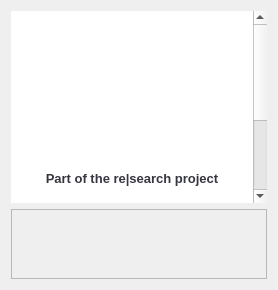
      <widget class="QWidget" name="tab_overview">
       <attribute name="icon">
        <iconset resource="resources/resources.qrc">
         <normaloff>:/logos/rs_general_logo_big.png</normaloff>:/logos/rs_general_logo_big.png</iconset>
       </attribute>
       <attribute name="title">
        <string>Overview</string>
       </attribute>
       <layout class="QVBoxLayout" name="verticalLayout_3">
        <item>
         <widget class="QTextEdit" name="textEdit_startup">
          <property name="frameShape">
           <enum>QFrame::NoFrame</enum>
          </property>
          <property name="undoRedoEnabled">
           <bool>false</bool>
          </property>
          <property name="readOnly">
           <bool>true</bool>
          </property>
          <property name="html">
           <string>&lt;!DOCTYPE HTML PUBLIC &quot;-//W3C//DTD HTML 4.0//EN&quot; &quot;http://www.w3.org/TR/REC-html40/strict.dtd&quot;&gt;
&lt;html&gt;&lt;head&gt;&lt;meta name=&quot;qrichtext&quot; content=&quot;1&quot; /&gt;&lt;style type=&quot;text/css&quot;&gt;
p, li { white-space: pre-wrap; }
&lt;/style&gt;&lt;/head&gt;&lt;body style=&quot; font-family:'MS Shell Dlg 2'; font-size:8.25pt; font-weight:400; font-style:normal;&quot;&gt;
&lt;p align=&quot;center&quot; style=&quot;-qt-paragraph-type:empty; margin-top:0px; margin-bottom:0px; margin-left:0px; margin-right:0px; -qt-block-indent:0; text-indent:0px; font-size:8pt;&quot;&gt;&lt;/p&gt;
&lt;p align=&quot;center&quot; style=&quot;-qt-paragraph-type:empty; margin-top:0px; margin-bottom:0px; margin-left:0px; margin-right:0px; -qt-block-indent:0; text-indent:0px; font-size:8pt;&quot;&gt;&lt;/p&gt;
&lt;p align=&quot;center&quot; style=&quot;-qt-paragraph-type:empty; margin-top:0px; margin-bottom:0px; margin-left:0px; margin-right:0px; -qt-block-indent:0; text-indent:0px; font-size:8pt;&quot;&gt;&lt;/p&gt;
&lt;p align=&quot;center&quot; style=&quot;-qt-paragraph-type:empty; margin-top:0px; margin-bottom:0px; margin-left:0px; margin-right:0px; -qt-block-indent:0; text-indent:0px; font-size:8pt;&quot;&gt;&lt;/p&gt;
&lt;p align=&quot;center&quot; style=&quot;-qt-paragraph-type:empty; margin-top:0px; margin-bottom:0px; margin-left:0px; margin-right:0px; -qt-block-indent:0; text-indent:0px; font-size:8pt;&quot;&gt;&lt;/p&gt;
&lt;p align=&quot;center&quot; style=&quot;-qt-paragraph-type:empty; margin-top:0px; margin-bottom:0px; margin-left:0px; margin-right:0px; -qt-block-indent:0; text-indent:0px; font-size:8pt;&quot;&gt;&lt;/p&gt;
&lt;p align=&quot;center&quot; style=&quot; margin-top:0px; margin-bottom:0px; margin-left:0px; margin-right:0px; -qt-block-indent:0; text-indent:0px;&quot;&gt;&lt;img src=&quot;:/logos/re_view_big_nofooter.png&quot; /&gt;&lt;/p&gt;
&lt;p align=&quot;center&quot; style=&quot;-qt-paragraph-type:empty; margin-top:0px; margin-bottom:0px; margin-left:0px; margin-right:0px; -qt-block-indent:0; text-indent:0px; font-size:8pt;&quot;&gt;&lt;/p&gt;
&lt;p align=&quot;center&quot; style=&quot; margin-top:0px; margin-bottom:0px; margin-left:0px; margin-right:0px; -qt-block-indent:0; text-indent:0px;&quot;&gt;&lt;img src=&quot;:/pixx/hxdmp.png&quot; /&gt;&lt;/p&gt;
&lt;p align=&quot;center&quot; style=&quot;-qt-paragraph-type:empty; margin-top:0px; margin-bottom:0px; margin-left:0px; margin-right:0px; -qt-block-indent:0; text-indent:0px; font-size:8pt;&quot;&gt;&lt;/p&gt;
&lt;p align=&quot;center&quot; style=&quot;-qt-paragraph-type:empty; margin-top:0px; margin-bottom:0px; margin-left:0px; margin-right:0px; -qt-block-indent:0; text-indent:0px; font-size:8pt; color:#363641;&quot;&gt;&lt;/p&gt;
&lt;p align=&quot;center&quot; style=&quot;-qt-paragraph-type:empty; margin-top:0px; margin-bottom:0px; margin-left:0px; margin-right:0px; -qt-block-indent:0; text-indent:0px; font-size:8pt; color:#363641;&quot;&gt;&lt;/p&gt;
&lt;p align=&quot;center&quot; style=&quot; margin-top:0px; margin-bottom:0px; margin-left:0px; margin-right:0px; -qt-block-indent:0; text-indent:0px;&quot;&gt;&lt;span style=&quot; font-size:10pt; font-weight:600; color:#363641;&quot;&gt;Part of the re|search project&lt;/span&gt;&lt;/p&gt;
&lt;p align=&quot;center&quot; style=&quot;-qt-paragraph-type:empty; margin-top:0px; margin-bottom:0px; margin-left:0px; margin-right:0px; -qt-block-indent:0; text-indent:0px; font-size:10pt; font-weight:600; color:#363641;&quot;&gt;&lt;/p&gt;
&lt;p align=&quot;center&quot; style=&quot; margin-top:0px; margin-bottom:0px; margin-left:0px; margin-right:0px; -qt-block-indent:0; text-indent:0px;&quot;&gt;&lt;span style=&quot; font-size:8pt; color:#494958;&quot;&gt;Written in 2013 by Mario A. Schallner&lt;/span&gt;&lt;/p&gt;
&lt;p align=&quot;center&quot; style=&quot;-qt-paragraph-type:empty; margin-top:0px; margin-bottom:0px; margin-left:0px; margin-right:0px; -qt-block-indent:0; text-indent:0px; font-size:8pt; color:#494958;&quot;&gt;&lt;/p&gt;
&lt;p align=&quot;center&quot; style=&quot;-qt-paragraph-type:empty; margin-top:0px; margin-bottom:0px; margin-left:0px; margin-right:0px; -qt-block-indent:0; text-indent:0px; font-size:8pt; color:#363641;&quot;&gt;&lt;/p&gt;
&lt;p align=&quot;center&quot; style=&quot;-qt-paragraph-type:empty; margin-top:0px; margin-bottom:0px; margin-left:0px; margin-right:0px; -qt-block-indent:0; text-indent:0px; font-size:8pt; color:#363641;&quot;&gt;&lt;/p&gt;
&lt;p align=&quot;center&quot; style=&quot; margin-top:0px; margin-bottom:0px; margin-left:0px; margin-right:0px; -qt-block-indent:0; text-indent:0px;&quot;&gt;&lt;span style=&quot; font-size:10pt; font-weight:600; color:#363641;&quot;&gt;open source, platform independent, free&lt;/span&gt;&lt;/p&gt;
&lt;p align=&quot;center&quot; style=&quot;-qt-paragraph-type:empty; margin-top:0px; margin-bottom:0px; margin-left:0px; margin-right:0px; -qt-block-indent:0; text-indent:0px; font-size:10pt; font-weight:600; color:#363641;&quot;&gt;&lt;/p&gt;
&lt;p align=&quot;center&quot; style=&quot; margin-top:0px; margin-bottom:0px; margin-left:0px; margin-right:0px; -qt-block-indent:0; text-indent:0px;&quot;&gt;&lt;span style=&quot; font-size:8pt; color:#363641;&quot;&gt;have a lot of fun ...&lt;/span&gt;&lt;/p&gt;
&lt;p align=&quot;center&quot; style=&quot;-qt-paragraph-type:empty; margin-top:0px; margin-bottom:0px; margin-left:0px; margin-right:0px; -qt-block-indent:0; text-indent:0px; font-size:8pt; color:#363641;&quot;&gt;&lt;/p&gt;
&lt;p align=&quot;right&quot; style=&quot; margin-top:0px; margin-bottom:0px; margin-left:0px; margin-right:0px; -qt-block-indent:0; text-indent:0px;&quot;&gt;&lt;span style=&quot; font-size:8pt; color:#363641;&quot;&gt;http://www.re-search.com/re-view&lt;/span&gt;&lt;/p&gt;&lt;/body&gt;&lt;/html&gt;</string>
          </property>
         </widget>
        </item>
        <item>
         <widget class="QScrollArea" name="scrollArea_overview">
          <property name="verticalScrollBarPolicy">
           <enum>Qt::ScrollBarAsNeeded</enum>
          </property>
          <property name="horizontalScrollBarPolicy">
           <enum>Qt::ScrollBarAsNeeded</enum>
          </property>
          <property name="widgetResizable">
           <bool>true</bool>
          </property>
          <widget class="QWidget" name="scrollAreaWidgetContents">
           <property name="geometry">
            <rect>
             <x>0</x>
             <y>0</y>
             <width>98</width>
             <height>28</height>
            </rect>
           </property>
          </widget>
         </widget>
        </item>
       </layout>
      </widget>
